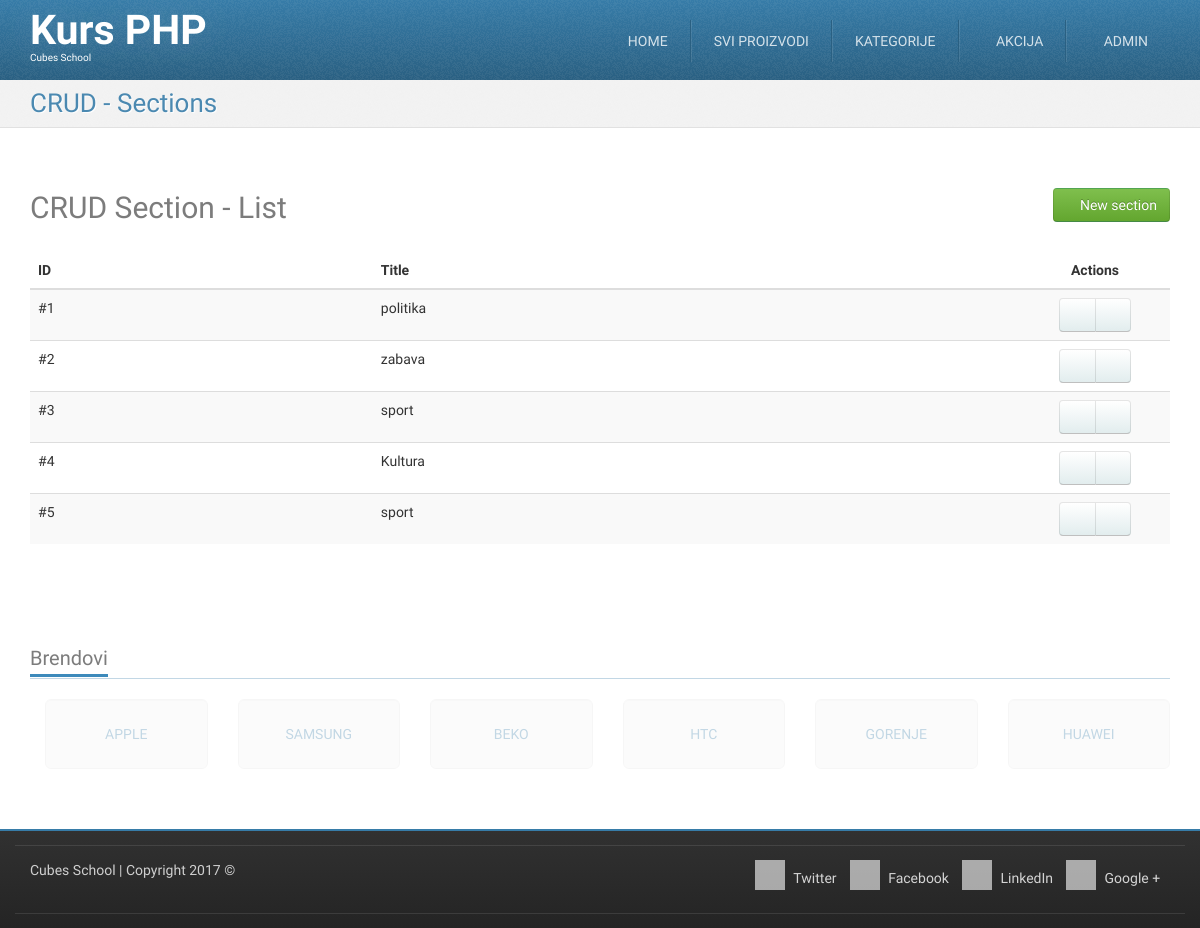
The app's page /crud-section-list.php (signed in) with its own data.
### tables this page shows
CREATE TABLE `sections` (
  `id` int(11) NOT NULL,
  `title` varchar(255) NOT NULL
);

### crud-section-list.php (called while the page is built, shortened)
<?php
require_once __DIR__ . '/models/m_sections.php';
$sections = sectionsFetchAll();
require_once __DIR__ . '/views/layout/header.php';
require_once __DIR__ . '/views/templates/t_crud-section-list.php';
require_once __DIR__ . '/views/layout/footer.php';

### models/m_sections.php (called while the page is built, shortened)
<?php
require_once __DIR__ . '/m_database.php';
function sectionsFetchAll() {
	$query = "SELECT `sections`.* FROM `sections`";
	return dbFetchAll($query);
}

### models/m_database.php (called while the page is built, shortened)
<?php
function dbGetLink() {
	static $link;
	if (!isset($link)) {
		$link = mysqli_connect('127.0.0.1', 'cubes', 'cubes', 'cubes-php-mysql');
	}
	return $link;
}
function dbQuery($query) {
	$link = dbGetLink();
	$result = mysqli_query($link, $query);
	return $result;
}
function dbFetchAll($query) {
	$result = dbQuery($query);
	return mysqli_fetch_all($result, MYSQLI_ASSOC);
}

### views/templates/t_crud-section-list.php (the view)
<div id="highlighted">
	<div class="container">
		<div class="header">
			<h2 class="page-title">
				<span>CRUD - Sections</span>
			</h2>
		</div>
	</div>
</div>
<div id="content">
	<div class="container portfolio">
		<div class="row">
			<div class="col-md-12">
				<h2>
					CRUD Section - List
                                                      <a href="/crud-section-insert.php" class="pull-right btn btn-success">
						<i class="fa fa-plus-circle"></i>
						New section
					</a>
				</h2>
			</div>
		</div>
		<div class="row">
			<div class="col-md-12">
				<table class="table table-striped table-hover">
					<thead>
						<tr>
							<th>ID</th>
							<th>Title</th>
							<th class="actions text-center">Actions</th>
						</tr>
					</thead>
					<tbody>
						<?php foreach ($sections as $section) {
                                                          ?>
						<tr>
							<td>
                                                                          #<?php echo htmlspecialchars($section['id']);?>
							</td>
							<td>
                                                                          <?php echo htmlspecialchars($section['title']);?>
							</td>
							<td class="text-center">
								<div class="btn-group">
                                                                                  <a href="/crud-section-edit.php" class="btn btn-default"><i class="fa fa-pencil"></i></a>
                                                                                  <a href="/crud-section-delete.php" class="btn btn-default"><i class="fa fa-trash"></i></a>
								</div>
							</td>
						</tr>
						<?php }?>
					</tbody>
				</table>
			</div>
		</div>
	</div>
</div>

### skins/tema/css/theme-style.css (style rules this page uses)
h1, h2, h3 { line-height: 40px; }
h1, h2, h3, h4, h5, h6 { color: rgba(36, 36, 36, 0.6); }
a { color: #377ca8; text-decoration: none; }
.btn-default { color: #333333; text-shadow: 0 1px 1px rgba(255, 255, 255, 0.75); background-image: -webkit-linear-gradient(top, #ffffff 0%, #e2edee 100%); background-image: -o-linear-gradient(top, #ffffff 0%, #e2edee 100%); background-image: linear-gradient(to bottom, #ffffff 0%, #e2edee 100%); background-repeat: repeat-x; filter: progid:DXImageTransform.Microsoft.gradient(startColorstr='#ffffffff', endColorstr='#ffe2edee', GradientType=0); border-color: #e2edee #e2edee #b2cfd2; border-color: rgba(0, 0, 0, 0.1) rgba(0, 0, 0, 0.1) rgba(0, 0, 0, 0.25); *background-color: #e2edee; filter: progid:DXImageTransform.Microsoft.gradient(enabled = false); -webkit-transition: all; -o-transition: all; transition: all; }
.btn-success { color: #ffffff; text-shadow: 0 -1px 0 rgba(0, 0, 0, 0.25); background-image: -webkit-linear-gradient(top, #7fbf4d 0%, #63a62f 100%); background-image: -o-linear-gradient(top, #7fbf4d 0%, #63a62f 100%); background-image: linear-gradient(to bottom, #7fbf4d 0%, #63a62f 100%); background-repeat: repeat-x; filter: progid:DXImageTransform.Microsoft.gradient(startColorstr='#ff7fbf4d', endColorstr='#ff63a62f', GradientType=0); border-color: #63a62f #63a62f #3f6a1e; border-color: rgba(0, 0, 0, 0.1) rgba(0, 0, 0, 0.1) rgba(0, 0, 0, 0.25); *background-color: #63a62f; filter: progid:DXImageTransform.Microsoft.gradient(enabled = false); -webkit-transition: all; -o-transition: all; transition: all; }
html { background-image: -webkit-linear-gradient(top, #e0e0e0 0%, #ffffff 100%); background-image: -o-linear-gradient(top, #e0e0e0 0%, #ffffff 100%); background-image: linear-gradient(to bottom, #e0e0e0 0%, #ffffff 100%); background-repeat: repeat-x; filter: progid:DXImageTransform.Microsoft.gradient(startColorstr='#ffe0e0e0', endColorstr='#ffffffff', GradientType=0); }
body { margin: 0; font-family: "Monda", Arial, serif; font-size: 14px; line-height: 1.428571429; color: #333333; background-color: #ffffff; position: relative; }
.page-title { margin: 0; }
#highlighted { -webkit-transition: all 0.4s ease-out; -o-transition: all 0.4s ease-out; transition: all 0.4s ease-out; border-bottom: 1px solid #e1e1e1; background: #f2f2f2 url(../img/bg_noise-5.png) left top repeat; color: #377ca8; text-shadow: 1px 1px 1px #ffffff; }
.has-navbar-fixed-top #content { margin-top: 82px; }
.has-navbar-fixed-top.has-highlighted #highlighted, .has-navbar-fixed-top.page-index #highlighted, .has-navbar-fixed-top.page-index-carousel #highlighted, .has-navbar-fixed-top.page-starter #highlighted { margin-top: 80px; }
.has-navbar-fixed-top.has-highlighted #content, .has-navbar-fixed-top.page-index #content, .has-navbar-fixed-top.page-index-carousel #content, .has-navbar-fixed-top.page-starter #content { margin-top: 0; }
#content { padding: 40px 0; background-color: #ffffff; }
.header { margin-bottom: 0; }
.header:before, .header:after { content: " "; display: table; }
.header:after { clear: both; }
.header .page-title { font-size: 26px; margin: 8px 0 8px 0; color: rgba(55, 124, 168, 0.9); }
.header .page-title span, .header .page-title small { display: block; line-height: 1.2 !important; }
@media (min-width: 768px) { .header .page-title { float: left; } }
.services .row, .portfolio .row { margin-bottom: 1em; }

### skins/tema/css/custom-style.css (style rules this page uses)
table .actions { width: 150px; }

### skins/tema/css/colour-blue.css (style rules this page uses)
body a { color: #377ca8; text-decoration: none; }
body #highlighted { border-bottom-color: #e1e1e1; background-color: #f2f2f2; color: #377ca8; text-shadow: 1px 1px 1px #ffffff; }
body .header .page-title { color: rgba(55, 124, 168, 0.9); }

### records on screen
sections: id "1", title "politika"
sections: id "2", title "zabava"
sections: id "3", title "sport"
sections: id "4", title "Kultura"
sections: id "5", title "sport"
